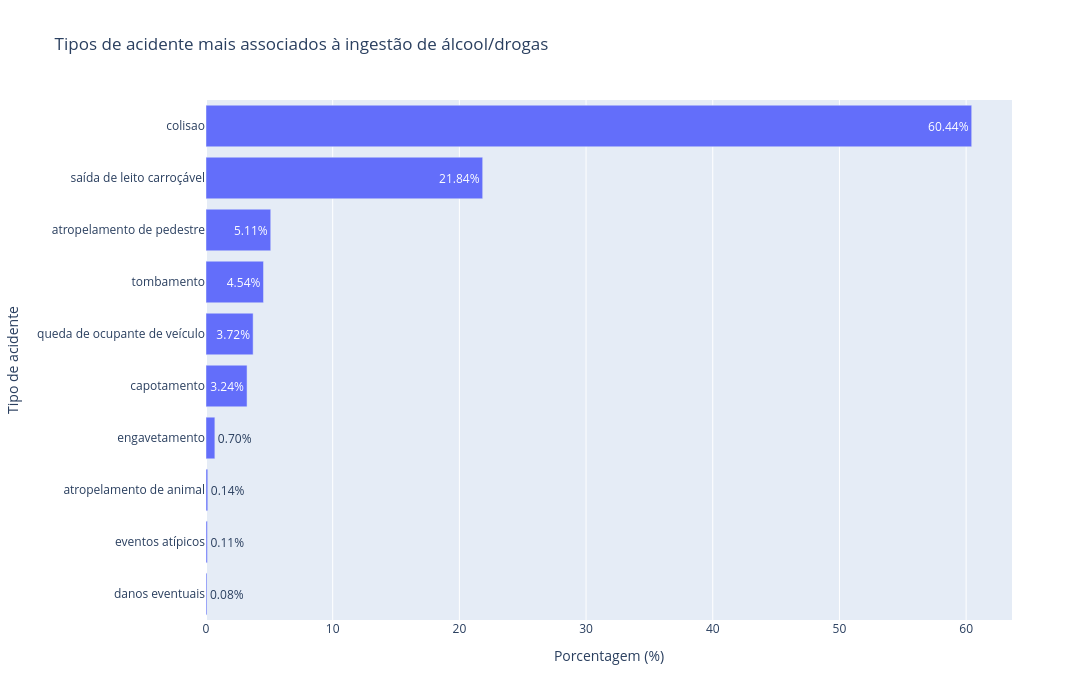

The notebook cell this image was saved under:
### Code cell
# ============================================
# 1. Filtrar acidentes relacionados a álcool
# ============================================

alcool = tabela_limpa[
    tabela_limpa["cat_causa"] == "alcool_ou_drogas"
]

# ============================================
# 2. Contar tipos de acidente
# ============================================

resultado = (
    alcool["tipo_acidente"]
    .value_counts(normalize=True)
    .mul(100)
    .round(2)
    .reset_index()
)

resultado.columns = [
    "tipo_acidente",
    "porcentagem"
]

# ============================================
# 3. Pegar TOP 10
# ============================================

resultado = resultado.head(10)

# ============================================
# 4. Gráfico
# ============================================

fig = px.bar(
    resultado,
    x="porcentagem",
    y="tipo_acidente",
    orientation="h",
    title="Tipos de acidente mais associados à ingestão de álcool/drogas",
    labels={
        "porcentagem": "Porcentagem (%)",
        "tipo_acidente": "Tipo de acidente"
    },
    text="porcentagem"
)

fig.update_traces(
    texttemplate='%{text:.2f}%'
)

fig.update_layout(
    width=1200,
    height=700,
    yaxis={'categoryorder':'total ascending'}
)

fig.show()

### Figure 1 — Plotly figure (JSON) as saved in the notebook; plotly's stock layout.template omitted (floating-point values rounded to 4 significant figures)
{"data": [{"hovertemplate": "Porcentagem (%)=%{text}<br>Tipo de acidente=%{y}<extra></extra>", "legendgroup": "", "marker": {"color": "#636efa", "pattern": {"shape": ""}}, "name": "", "orientation": "h", "showlegend": false, "text": [60.44, 21.84, 5.11, 4.54, 3.72, 3.24, 0.7, 0.14, 0.11, 0.08], "textposition": "auto", "texttemplate": "%{text:.2f}%", "type": "bar", "x": [60.44, 21.84, 5.11, 4.54, 3.72, 3.24, 0.7, 0.14, 0.11, 0.08], "xaxis": "x", "y": ["colisao", "saída de leito carroçável", "atropelamento de pedestre", "tombamento", "queda de ocupante de veículo", "capotamento", "engavetamento", "atropelamento de animal", "eventos atípicos", "danos eventuais"], "yaxis": "y"}], "layout": {"barmode": "relative", "height": 700, "legend": {"tracegroupgap": 0}, "title": {"text": "Tipos de acidente mais associados à ingestão de álcool/drogas"}, "width": 1200, "xaxis": {"anchor": "y", "domain": [0, 1], "title": {"text": "Porcentagem (%)"}}, "yaxis": {"anchor": "x", "categoryorder": "total ascending", "domain": [0, 1], "title": {"text": "Tipo de acidente"}}}}
